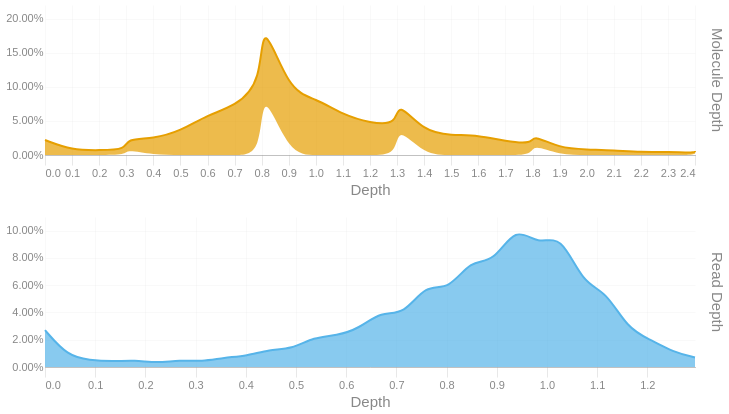

Notebook cell for this chart:
### Code cell
readdep = depth_hist(tb['Read Depth'], q99, 3)
readdep = readdep.with_columns(pl.lit('Read Depth').alias('Metric'))
if not SKIPLR:
    moldep = depth_hist(tb['Molecule Depth'], mol_q99, 1)
    moldep = moldep.with_columns(pl.lit('Molecule Depth').alias('Metric'))
    _hist = pl.concat([readdep, moldep])
    _hist = _hist.filter(pl.col('Proportion') != 0)
    with SafeRender(_hist):
        (
            alt.Chart(_hist)        
            .mark_area(interpolate = "basis")
            .encode(
                x=alt.X('Bin:Q').scale(domainMin=0).axis(alt.Axis(title='Depth')),
                y = alt.Y('Proportion:Q', title = None).axis(format = '.2%'),
                color = alt.Color('Metric:N').legend(None),
                row = alt.Row("Metric:N").header(title = None, labelOrient = 'right'),
                tooltip = [
                    alt.Tooltip("Metric:N", title = "Metric"),
                    alt.Tooltip('Interval:N', title = "Depth Interval"),
                    alt.Tooltip('Proportion:Q', title = "% Alignments").format('.2%')
                ]
            )
            .resolve_scale(x='independent', y='independent')
            .properties(
                height = 150, width = 650,
                usermeta={'embedOptions': {'downloadFileName': f'{samplename}.depth.hist'}}
            )
        ).display()
else:
    readdep = readdep.filter(pl.col('Proportion') != 0)
    with SafeRender(readdep):
        (
            alt.Chart(readdep)        
            .mark_area(interpolate = "basis")
            .encode(
                x=alt.X('Bin:Q').scale(domainMin=0).axis(alt.Axis(title='Depth')),
                y = alt.Y('Proportion:Q', title = None).axis(format = '.2%'),
                tooltip = [
                    alt.Tooltip('Interval:N', title = "Depth Interval"),
                    alt.Tooltip('Proportion:Q', title = "% Alignments").format('.2%')
                ]
            )
            .properties(
                usermeta={'embedOptions': {'downloadFileName': f'{samplename}.depth.hist'}}
            )
        ).display()

### Figure 1 — Vega-Lite specification as saved in the notebook (floating-point values rounded to 4 significant figures)
{"width": 650, "height": 150, "config": {"title": {"anchor": "start", "dy": -15, "fontSize": 18, "color": "#888888", "subtitleColor": "#888888", "subtitleFontSize": 14}, "arc": {"fill": "#0072B2"}, "axis": {"domainColor": "#888888", "domainWidth": 0.5, "gridWidth": 0.2, "grid": false, "titleFontWeight": 400, "titleFontSize": 15, "labelFontSize": 11, "labelColor": "#888888", "tickColor": "#888888", "tickWidth": 0.2, "titleColor": "#888888"}, "axisBand": {"grid": false}, "axisX": {"grid": true, "tickSize": 10, "domainCap": "round"}, "axisY": {"domain": false, "grid": true, "tickSize": 0, "domainCap": "round"}, "background": "transparent", "header": {"labelFontSize": 15, "labelColor": "#888888", "titleFontSize": 15, "titleFontWeight": 600, "titleColor": "#888888"}, "legend": {"labelFont": "sans-serif", "labelFontSize": 12, "labelColor": "#888888", "symbolSize": 100, "symbolType": "circle", "titleFontSize": 12, "titlePadding": 10, "titleColor": "#888888", "title": null}, "range": {"category": ["#E69F00", "#56B4E9", "#009E73", "#F0E442", "#0072B2", "#D55E00", "#CC79A7", "#000000"], "diverging": ["#cfe8f3", "#a2d4ec", "#73bfe2", "#46abdb", "#1696d2", "#12719e"]}, "area": {"fill": "#0072B2", "fillOpacity": 0.7, "line": true, "strokeOpacity": 0.7}, "line": {"color": "#0072B2", "stroke": "#0072B2", "strokeWidth": 2}, "trail": {"color": "#0072B2", "stroke": "#0072B2", "strokeWidth": 0, "size": 1}, "point": {"filled": true, "fillOpacity": 1.0, "size": 95}, "text": {"color": "#888888", "fontSize": 11, "align": "right", "fontWeight": 400, "size": 11}, "bar": {"fill": "#0072B2", "stroke": null}, "view": {"stroke": null, "continuousWidth": 660, "continuousHeight": 400}}, "data": {"name": "data-9d1bef3ec83ca0aa5f45f1debb120fd1"}, "mark": {"type": "area", "interpolate": "basis"}, "encoding": {"color": {"field": "Metric", "legend": null, "type": "nominal"}, "row": {"field": "Metric", "header": {"title": null, "labelOrient": "right"}, "type": "nominal"}, "tooltip": [{"field": "Metric", "title": "Metric", "type": "nominal"}, {"field": "Interval", "title": "Depth Interval", "type": "nominal"}, {"field": "Proportion", "format": ".2%", "title": "% Alignments", "type": "quantitative"}], "x": {"axis": {"title": "Depth"}, "field": "Bin", "scale": {"domainMin": 0}, "type": "quantitative"}, "y": {"axis": {"format": ".2%"}, "field": "Proportion", "title": null, "type": "quantitative"}}, "resolve": {"scale": {"x": "independent", "y": "independent"}}, "usermeta": {"embedOptions": {"downloadFileName": "S6_Altamaha_3971.depth.hist"}}, "$schema": "https://vega.github.io/schema/vega-lite/v6.1.0.json", "datasets": {"data-9d1bef3ec83ca0aa5f45f1debb120fd1": [{"Bin": 0.0, "Interval": "0.0-0.045", "Proportion": 0.027, "Metric": "Read Depth"}, {"Bin": 0.045, "Interval": "0.045-0.089", "Proportion": 0.008, "Metric": "Read Depth"}, {"Bin": 0.089, "Interval": "0.089-0.134", "Proportion": 0.005, "Metric": "Read Depth"}, {"Bin": 0.134, "Interval": "0.134-0.179", "Proportion": 0.004, "Metric": "Read Depth"}, {"Bin": 0.179, "Interval": "0.179-0.223", "Proportion": 0.005, "Metric": "Read Depth"}, {"Bin": 0.223, "Interval": "0.223-0.268", "Proportion": 0.003, "Metric": "Read Depth"}, {"Bin": 0.268, "Interval": "0.268-0.313", "Proportion": 0.005, "Metric": "Read Depth"}, {"Bin": 0.313, "Interval": "0.313-0.357", "Proportion": 0.004, "Metric": "Read Depth"}, {"Bin": 0.357, "Interval": "0.357-0.402", "Proportion": 0.007, "Metric": "Read Depth"}, {"Bin": 0.402, "Interval": "0.402-0.447", "Proportion": 0.008, "Metric": "Read Depth"}, {"Bin": 0.447, "Interval": "0.447-0.491", "Proportion": 0.013, "Metric": "Read Depth"}, {"Bin": 0.491, "Interval": "0.491-0.536", "Proportion": 0.013, "Metric": "Read Depth"}, {"Bin": 0.536, "Interval": "0.536-0.581", "Proportion": 0.022, "Metric": "Read Depth"}, {"Bin": 0.581, "Interval": "0.581-0.625", "Proportion": 0.023, "Metric": "Read Depth"}, {"Bin": 0.625, "Interval": "0.625-0.67", "Proportion": 0.028, "Metric": "Read Depth"}, {"Bin": 0.67, "Interval": "0.67-0.715", "Proportion": 0.041, "Metric": "Read Depth"}, {"Bin": 0.715, "Interval": "0.715-0.759", "Proportion": 0.038, "Metric": "Read Depth"}, {"Bin": 0.759, "Interval": "0.759-0.804", "Proportion": 0.061, "Metric": "Read Depth"}, {"Bin": 0.804, "Interval": "0.804-0.849", "Proportion": 0.056, "Metric": "Read Depth"}, {"Bin": 0.849, "Interval": "0.849-0.893", "Proportion": 0.079, "Metric": "Read Depth"}, {"Bin": 0.893, "Interval": "0.893-0.938", "Proportion": 0.076, "Metric": "Read Depth"}, {"Bin": 0.938, "Interval": "0.938-0.983", "Proportion": 0.104, "Metric": "Read Depth"}, {"Bin": 0.983, "Interval": "0.983-1.027", "Proportion": 0.089, "Metric": "Read Depth"}, {"Bin": 1.027, "Interval": "1.027-1.072", "Proportion": 0.098, "Metric": "Read Depth"}, {"Bin": 1.072, "Interval": "1.072-1.117", "Proportion": 0.061, "Metric": "Read Depth"}, {"Bin": 1.117, "Interval": "1.117-1.161", "Proportion": 0.056, "Metric": "Read Depth"}, {"Bin": 1.161, "Interval": "1.161-1.206", "Proportion": 0.028, "Metric": "Read Depth"}, {"Bin": 1.206, "Interval": "1.206-1.251", "Proportion": 0.02, "Metric": "Read Depth"}, {"Bin": 1.251, "Interval": "1.251-1.295", "Proportion": 0.011, "Metric": "Read Depth"}, {"Bin": 1.295, "Interval": "1.295-1.34", "Proportion": 0.007, "Metric": "Read Depth"}, {"Bin": 0.0, "Interval": "0.0-0.1", "Proportion": 0.022, "Metric": "Molecule Depth"}, {"Bin": 0.1, "Interval": "0.1-0.2", "Proportion": 0.007, "Metric": "Molecule Depth"}, {"Bin": 0.2, "Interval": "0.2-0.3", "Proportion": 0.007, "Metric": "Molecule Depth"}, {"Bin": 0.3, "Interval": "0.3-0.3", "Proportion": 0.008, "Metric": "Molecule Depth"}, {"Bin": 0.3, "Interval": "0.3-0.4", "Proportion": 0.016, "Metric": "Molecule Depth"}, {"Bin": 0.4, "Interval": "0.4-0.5", "Proportion": 0.024, "Metric": "Molecule Depth"}, {"Bin": 0.5, "Interval": "0.5-0.6", "Proportion": 0.035, "Metric": "Molecule Depth"}, {"Bin": 0.6, "Interval": "0.6-0.7", "Proportion": 0.059, "Metric": "Molecule Depth"}, {"Bin": 0.7, "Interval": "0.7-0.8", "Proportion": 0.071, "Metric": "Molecule Depth"}, {"Bin": 0.8, "Interval": "0.8-0.8", "Proportion": 0.106, "Metric": "Molecule Depth"}, {"Bin": 0.8, "Interval": "0.8-0.9", "Proportion": 0.101, "Metric": "Molecule Depth"}, {"Bin": 0.9, "Interval": "0.9-1.0", "Proportion": 0.093, "Metric": "Molecule Depth"}, {"Bin": 1.0, "Interval": "1.0-1.1", "Proportion": 0.083, "Metric": "Molecule Depth"}, {"Bin": 1.1, "Interval": "1.1-1.2", "Proportion": 0.059, "Metric": "Molecule Depth"}, {"Bin": 1.2, "Interval": "1.2-1.3", "Proportion": 0.047, "Metric": "Molecule Depth"}, {"Bin": 1.3, "Interval": "1.3-1.3", "Proportion": 0.044, "Metric": "Molecule Depth"}, {"Bin": 1.3, "Interval": "1.3-1.4", "Proportion": 0.036, "Metric": "Molecule Depth"}, {"Bin": 1.4, "Interval": "1.4-1.5", "Proportion": 0.034, "Metric": "Molecule Depth"}, {"Bin": 1.5, "Interval": "1.5-1.6", "Proportion": 0.029, "Metric": "Molecule Depth"}, {"Bin": 1.6, "Interval": "1.6-1.7", "Proportion": 0.029, "Metric": "Molecule Depth"}, {"Bin": 1.7, "Interval": "1.7-1.8", "Proportion": 0.02, "Metric": "Molecule Depth"}, {"Bin": 1.8, "Interval": "1.8-1.8", "Proportion": 0.016, "Metric": "Molecule Depth"}, {"Bin": 1.8, "Interval": "1.8-1.9", "Proportion": 0.014, "Metric": "Molecule Depth"}, {"Bin": 1.9, "Interval": "1.9-2.0", "Proportion": 0.01, "Metric": "Molecule Depth"}, {"Bin": 2.0, "Interval": "2.0-2.1", "Proportion": 0.008, "Metric": "Molecule Depth"}, {"Bin": 2.1, "Interval": "2.1-2.2", "Proportion": 0.007, "Metric": "Molecule Depth"}, {"Bin": 2.2, "Interval": "2.2-2.3", "Proportion": 0.004, "Metric": "Molecule Depth"}, {"Bin": 2.3, "Interval": "2.3-2.4", "Proportion": 0.005, "Metric": "Molecule Depth"}, {"Bin": 2.4, "Interval": "2.4-2.4", "Proportion": 0.003, "Metric": "Molecule Depth"}, {"Bin": 2.4, "Interval": "2.4-2.52", "Proportion": 0.003, "Metric": "Molecule Depth"}]}}
